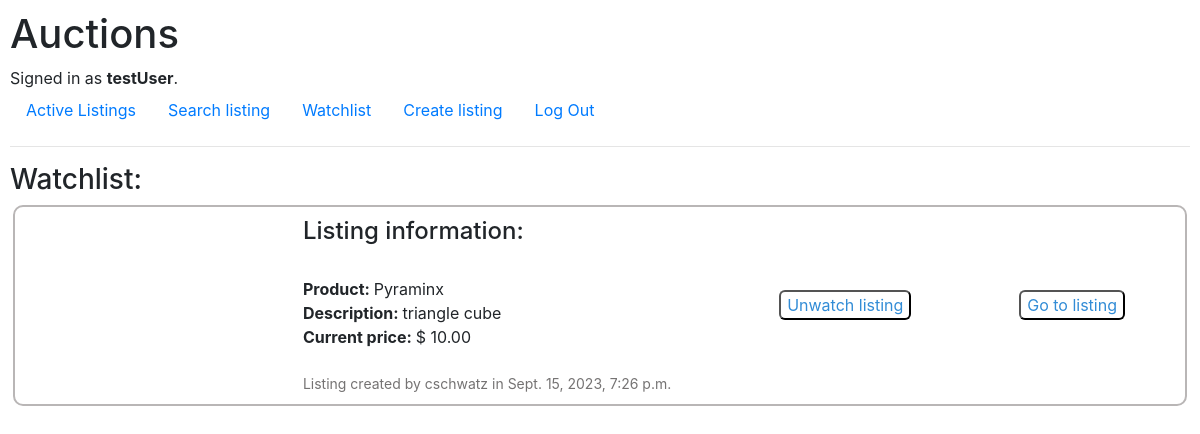
Before: /watchlist (signed in) with the older database file.
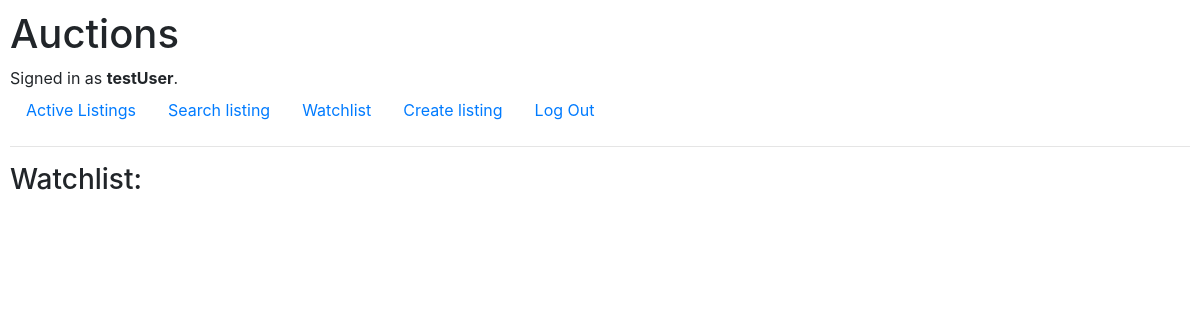
After: the same page with the newer database file.
### auctions/models.py (models this page shows)
class AuctionListing(models.Model):
    user = models.ForeignKey(User, on_delete=models.CASCADE, related_name="user_listing", default=None)
    title = models.CharField(max_length=64)
    description = models.CharField(max_length=150)
    category_choices = [('Electronic', 'electronic'), ('Toys', 'toys'), ('Home', 'home'), ('Fashion', 'fashion'), ('Other', 'other')]
    category = models.CharField(max_length=10, choices=category_choices, default='Other')
    date = models.DateTimeField(auto_now_add=True)
    image = models.URLField(blank=True)
    value = models.DecimalField(max_digits=8, decimal_places=2, default=0.00)
    is_active = models.BooleanField(default=True)

class User(AbstractUser):
    pass

### auctions/views.py (the view)
# urls.py: path("watchlist", views.watchlist, name="watchlist"),
def watchlist(request):
    user_watchlist = Watchlist.objects.filter(user=request.user)
    listings_being_watched = [listing.listing for listing in user_watchlist]
    listings_with_bid = []
    for match in listings_being_watched:
        try: # see if there are bids for a given listing
            highest_bid = Bid.objects.filter(listing=match)
            highest_bid = highest_bid.order_by('-bid')[0].bid
        except IndexError: #if there are no bids, the highest bid is the initial value
            highest_bid = match.value
        listings_with_bid.append((match, highest_bid))
    if request.method == "POST":
        listing_title_to_unwatch = request.POST['unwatch']
        listing_to_unwatch = AuctionListing.objects.get(title=listing_title_to_unwatch)
        listing_to_delete = Watchlist.objects.get(listing=listing_to_unwatch)
        listing_to_delete.delete()
        return HttpResponseRedirect(reverse("watchlist"))
    else:
        return render(request, "auctions/watchlist.html", {
            "listings_with_bid": listings_with_bid,
        })

### auctions/templates/auctions/watchlist.html (shortened to what this page needs)
{% extends "auctions/layout.html" %}
{% block body %}
    <h3>Watchlist:</h3>
    {% for listing in listings_with_bid %}
    <div class="listing_full">
        <div class="listing_image">
        </div>
        <div class="listing_content">
            <h4>
                Listing information:
            </h4>
            <br>
            <div id="content_title">
                <span id="description">
                   Product:
                </span>
                {{ listing.0.title }}
            </div>
            <div id="content_description">
                <span id="description">
                    Description:
                </span>
                {{ listing.0.description }}
            </div>
            <div id="content_price">
                <span id="description">
                    Current price:
                </span>
                $ {{ listing.1 }}
            </div>
            <br>
            <div id="content_date">
               Listing created by {{ listing.0.user }} in {{ listing.0.date }}
            </div>
        </div>
        <div>
            <form action="{% url 'watchlist' %}" method="post">
                <button id="button">Unwatch listing</button>
            </form>
        </div>
        <div id="listing_url">
            <a href="{% url 'listing' listing.0.title  %}">
                <button id="button">Go to listing</button>
            </a>
        </div>
    </div>
    {% endfor %}
{% endblock %}

Changed rows visible on the page:
removed AuctionListing: title "Pyraminx", description "triangle cube", value "10.00", user.username "cschwatz", date "Sept. 15, 2023, 7:26 p.m."
